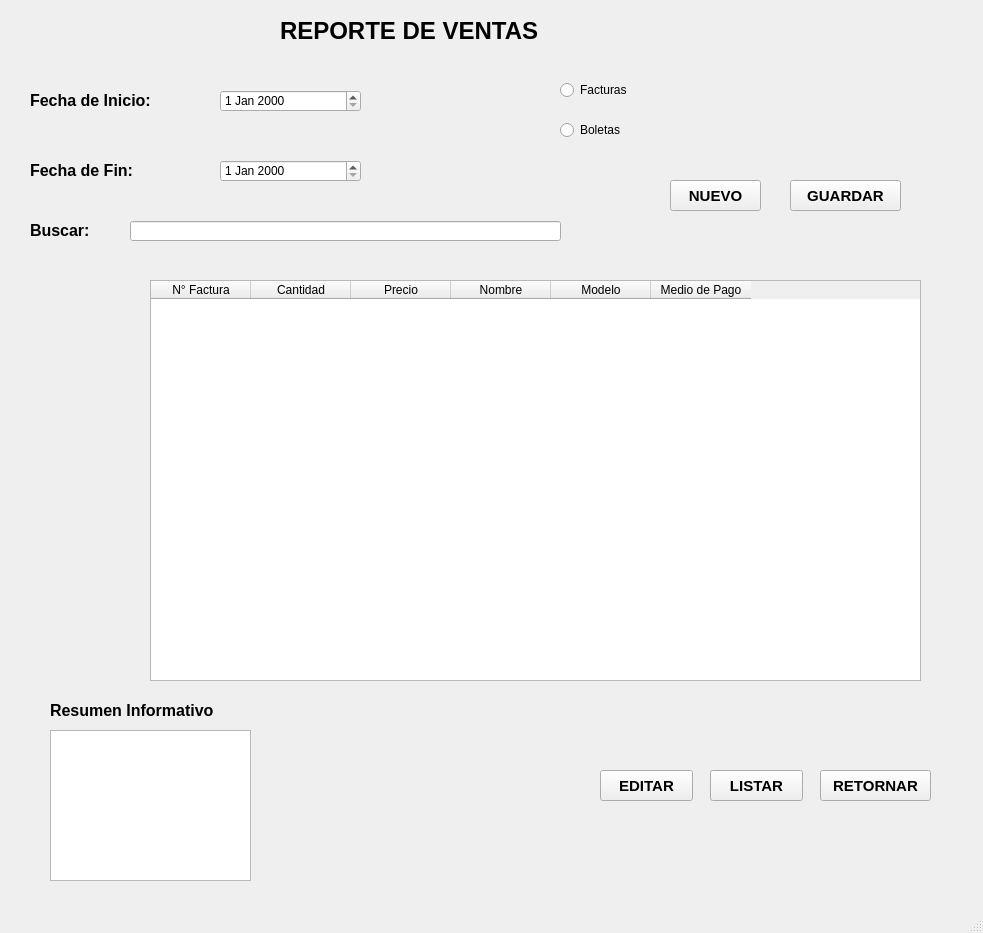
<?xml version="1.0" encoding="UTF-8"?>
<ui version="4.0">
 <class>MainWindow</class>
 <widget class="QMainWindow" name="MainWindow">
  <property name="geometry">
   <rect>
    <x>0</x>
    <y>0</y>
    <width>983</width>
    <height>933</height>
   </rect>
  </property>
  <property name="windowTitle">
   <string>MainWindow</string>
  </property>
  <widget class="QWidget" name="centralwidget">
   <widget class="QLabel" name="label">
    <property name="geometry">
     <rect>
      <x>280</x>
      <y>10</y>
      <width>401</width>
      <height>41</height>
     </rect>
    </property>
    <property name="font">
     <font>
      <pointsize>18</pointsize>
      <weight>75</weight>
      <bold>true</bold>
     </font>
    </property>
    <property name="text">
     <string>REPORTE DE VENTAS</string>
    </property>
   </widget>
   <widget class="QLabel" name="label_2">
    <property name="geometry">
     <rect>
      <x>30</x>
      <y>90</y>
      <width>271</width>
      <height>21</height>
     </rect>
    </property>
    <property name="font">
     <font>
      <family>Arial</family>
      <pointsize>12</pointsize>
      <weight>75</weight>
      <bold>true</bold>
     </font>
    </property>
    <property name="text">
     <string>Fecha de Inicio:</string>
    </property>
   </widget>
   <widget class="QLabel" name="label_3">
    <property name="geometry">
     <rect>
      <x>30</x>
      <y>160</y>
      <width>171</width>
      <height>21</height>
     </rect>
    </property>
    <property name="font">
     <font>
      <family>Arial</family>
      <pointsize>12</pointsize>
      <weight>75</weight>
      <bold>true</bold>
     </font>
    </property>
    <property name="text">
     <string>Fecha de Fin:</string>
    </property>
   </widget>
   <widget class="QLabel" name="label_4">
    <property name="geometry">
     <rect>
      <x>30</x>
      <y>220</y>
      <width>91</width>
      <height>21</height>
     </rect>
    </property>
    <property name="font">
     <font>
      <family>Arial</family>
      <pointsize>12</pointsize>
      <weight>75</weight>
      <bold>true</bold>
     </font>
    </property>
    <property name="text">
     <string>Buscar:</string>
    </property>
   </widget>
   <widget class="QLineEdit" name="lineEdit_3">
    <property name="geometry">
     <rect>
      <x>130</x>
      <y>221</y>
      <width>431</width>
      <height>20</height>
     </rect>
    </property>
   </widget>
   <widget class="QTableWidget" name="tableWidget">
    <property name="geometry">
     <rect>
      <x>150</x>
      <y>280</y>
      <width>771</width>
      <height>401</height>
     </rect>
    </property>
    <column>
     <property name="text">
      <string>N° Factura</string>
     </property>
    </column>
    <column>
     <property name="text">
      <string>Cantidad</string>
     </property>
    </column>
    <column>
     <property name="text">
      <string>Precio</string>
     </property>
    </column>
    <column>
     <property name="text">
      <string>Nombre</string>
     </property>
    </column>
    <column>
     <property name="text">
      <string>Modelo</string>
     </property>
    </column>
    <column>
     <property name="text">
      <string>Medio de Pago</string>
     </property>
    </column>
   </widget>
   <widget class="QLabel" name="label_9">
    <property name="geometry">
     <rect>
      <x>50</x>
      <y>700</y>
      <width>211</width>
      <height>21</height>
     </rect>
    </property>
    <property name="font">
     <font>
      <family>Arial</family>
      <pointsize>12</pointsize>
      <weight>75</weight>
      <bold>true</bold>
     </font>
    </property>
    <property name="text">
     <string>Resumen Informativo</string>
    </property>
   </widget>
   <widget class="QPushButton" name="pushButton">
    <property name="geometry">
     <rect>
      <x>670</x>
      <y>180</y>
      <width>91</width>
      <height>31</height>
     </rect>
    </property>
    <property name="font">
     <font>
      <family>Arial</family>
      <pointsize>11</pointsize>
      <weight>75</weight>
      <bold>true</bold>
     </font>
    </property>
    <property name="text">
     <string>NUEVO</string>
    </property>
   </widget>
   <widget class="QPushButton" name="pushButton_2">
    <property name="geometry">
     <rect>
      <x>790</x>
      <y>180</y>
      <width>111</width>
      <height>31</height>
     </rect>
    </property>
    <property name="font">
     <font>
      <family>Arial</family>
      <pointsize>11</pointsize>
      <weight>75</weight>
      <bold>true</bold>
     </font>
    </property>
    <property name="text">
     <string>GUARDAR</string>
    </property>
   </widget>
   <widget class="QPushButton" name="pushButton_3">
    <property name="geometry">
     <rect>
      <x>600</x>
      <y>770</y>
      <width>93</width>
      <height>31</height>
     </rect>
    </property>
    <property name="font">
     <font>
      <family>Arial</family>
      <pointsize>11</pointsize>
      <weight>75</weight>
      <bold>true</bold>
     </font>
    </property>
    <property name="text">
     <string>EDITAR</string>
    </property>
   </widget>
   <widget class="QPushButton" name="pushButton_4">
    <property name="geometry">
     <rect>
      <x>710</x>
      <y>770</y>
      <width>93</width>
      <height>31</height>
     </rect>
    </property>
    <property name="font">
     <font>
      <family>Arial</family>
      <pointsize>11</pointsize>
      <weight>75</weight>
      <bold>true</bold>
     </font>
    </property>
    <property name="text">
     <string>LISTAR</string>
    </property>
   </widget>
   <widget class="QPushButton" name="pushButton_5">
    <property name="geometry">
     <rect>
      <x>820</x>
      <y>770</y>
      <width>111</width>
      <height>31</height>
     </rect>
    </property>
    <property name="font">
     <font>
      <family>Arial</family>
      <pointsize>11</pointsize>
      <weight>75</weight>
      <bold>true</bold>
     </font>
    </property>
    <property name="text">
     <string>RETORNAR</string>
    </property>
   </widget>
   <widget class="QDateEdit" name="dateEdit">
    <property name="geometry">
     <rect>
      <x>220</x>
      <y>90</y>
      <width>141</width>
      <height>22</height>
     </rect>
    </property>
   </widget>
   <widget class="QDateEdit" name="dateEdit_2">
    <property name="geometry">
     <rect>
      <x>220</x>
      <y>160</y>
      <width>141</width>
      <height>22</height>
     </rect>
    </property>
   </widget>
   <widget class="QRadioButton" name="radioButton">
    <property name="geometry">
     <rect>
      <x>560</x>
      <y>80</y>
      <width>95</width>
      <height>20</height>
     </rect>
    </property>
    <property name="text">
     <string>Facturas</string>
    </property>
   </widget>
   <widget class="QRadioButton" name="radioButton_2">
    <property name="geometry">
     <rect>
      <x>560</x>
      <y>120</y>
      <width>95</width>
      <height>20</height>
     </rect>
    </property>
    <property name="text">
     <string>Boletas</string>
    </property>
   </widget>
   <widget class="QTextEdit" name="textEdit">
    <property name="geometry">
     <rect>
      <x>50</x>
      <y>730</y>
      <width>201</width>
      <height>151</height>
     </rect>
    </property>
   </widget>
  </widget>
  <widget class="QStatusBar" name="statusbar"/>
 </widget>
 <resources/>
 <connections/>
</ui>
